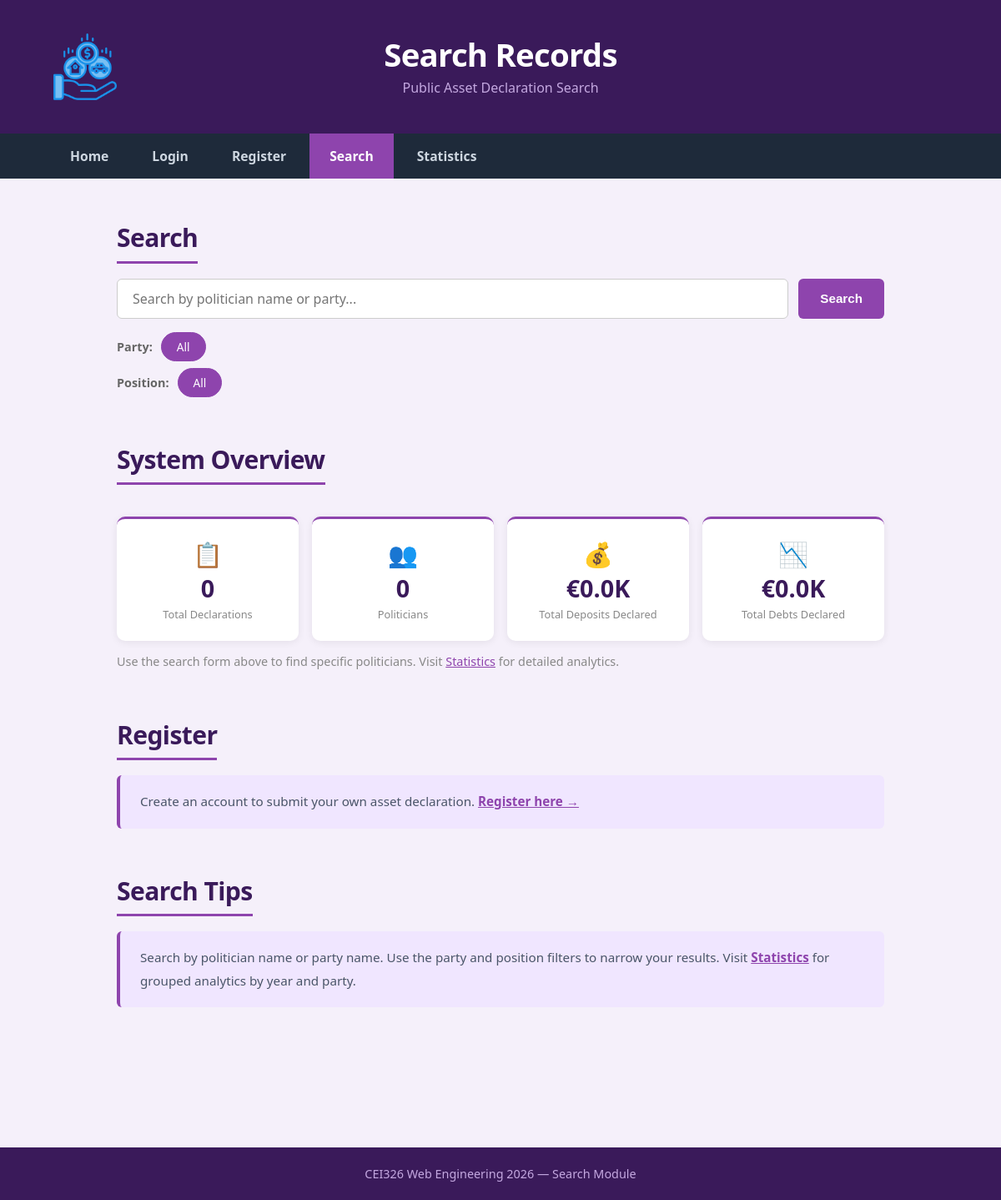
/modules/search/search_dashboard.php, run on an earlier commit of the app's database.
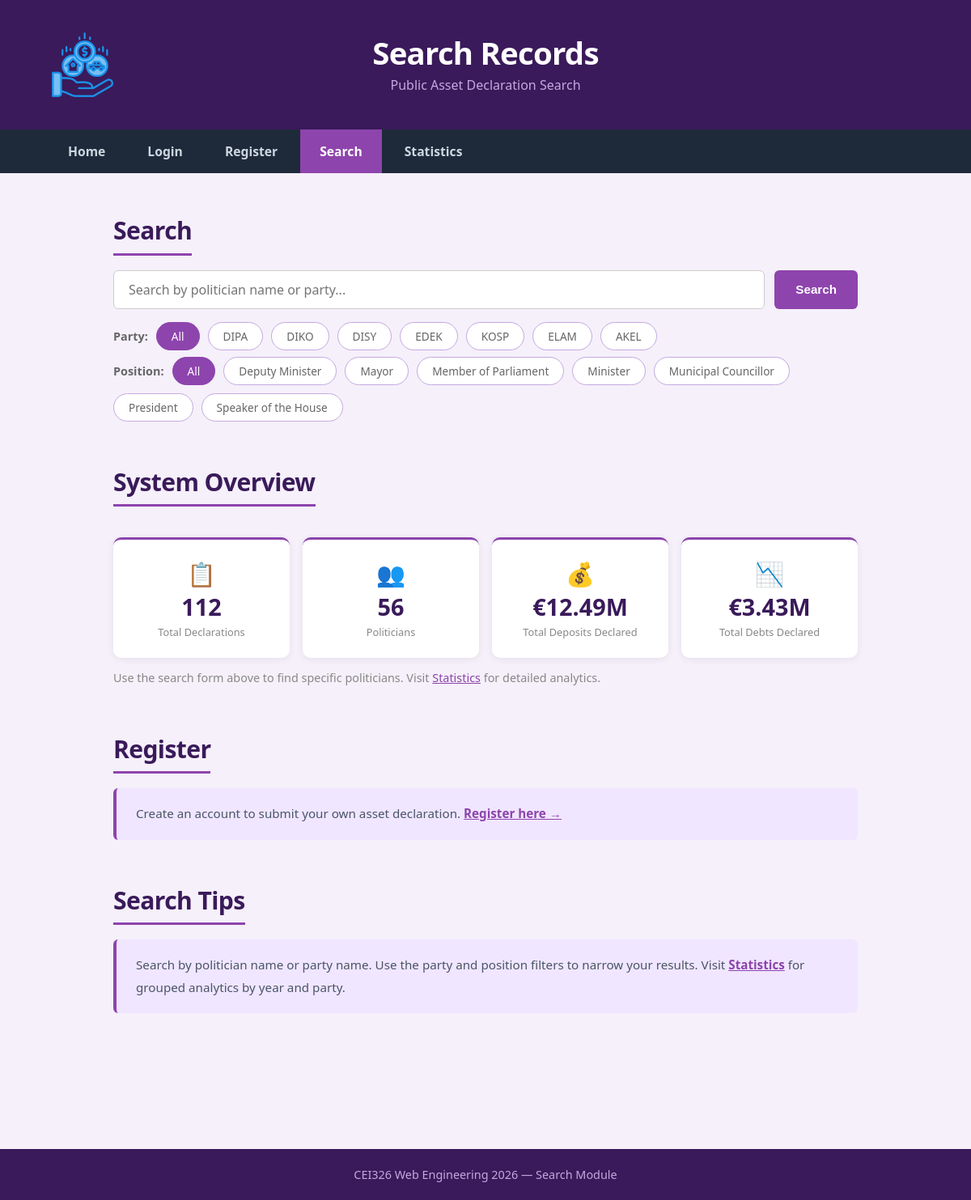
And on a later commit of the database.
### tables this page shows
CREATE TABLE IF NOT EXISTS parties (
    id INT UNSIGNED AUTO_INCREMENT PRIMARY KEY,
    name VARCHAR(120) NOT NULL UNIQUE,
    short_name VARCHAR(30) DEFAULT NULL,
    created_at DATETIME NOT NULL DEFAULT CURRENT_TIMESTAMP
);

CREATE TABLE IF NOT EXISTS positions (
    id INT UNSIGNED AUTO_INCREMENT PRIMARY KEY,
    title VARCHAR(120) NOT NULL UNIQUE,
    created_at DATETIME NOT NULL DEFAULT CURRENT_TIMESTAMP
);

### modules/search/search_dashboard.php (the view, shortened to what this page needs)
<?php
require_once '../../includes/db.php';
$isLoggedIn = isset($_SESSION['user_id']);
$isAdmin = $isLoggedIn && $_SESSION['role'] === 'admin';
$keyword = trim($_GET['keyworda'] ?? '');
$partyId = (int)($_GET['party'] ?? 0);
$posId = (int)($_GET['position'] ?? 0);
$searched = $keyword !== '' || $partyId || $posId;
$parties = $pdo->query('SELECT * FROM parties ORDER BY name')->fetchAll();
$positions = $pdo->query('SELECT * FROM positions ORDER BY title')->fetchAll();
$totalDecl = (int) $pdo->query("SELECT COUNT(*) FROM asset_declarations WHERE status='submitted'")->fetchColumn();
$totalDeposits = (float)$pdo->query("SELECT SUM(total_deposits) FROM asset_declarations WHERE status='submitted'")->fetchColumn();
$totalDebts = (float)$pdo->query("SELECT SUM(total_debts) FROM asset_declarations WHERE status='submitted'")->fetchColumn();
$totalPols = (int) $pdo->query('SELECT COUNT(*) FROM politicians')->fetchColumn();
function formatAmount(float $amount): string {
    if ($amount >= 1_000_000) {
        return '€' . number_format($amount / 1_000_000, 2) . 'M';
    }
    return '€' . number_format($amount / 1_000, 1) . 'K';
}
?>
<!DOCTYPE html>
<html lang="en">
<head>
  <link rel="stylesheet" href="style.css">
</head>
<body>
  <header id="page-header">
    <img class="header-logo" src="../../assets/images/assets.png" alt="logo" width="84" height="84">
    <div class="header-text">
      <h1>Search Records</h1>
      <p class="subtitle">Public Asset Declaration Search</p>
    </div>
  </header>
  <nav id="main-nav">
    <a href="../../index.php" class="nav-link">Home</a>
    <?php if ($isLoggedIn): ?>
      <a href="../dashboard/dashboard.php" class="nav-link">Dashboard</a>
      <?php if ($isAdmin): ?><a href="../admin/admin_dashboard.php" class="nav-link">Admin</a><?php endif; ?>
      <a href="../submit/submit_dashboard.php" class="nav-link">Submit</a>
    <?php else: ?>
      <a href="../../auth/login.php" class="nav-link">Login</a>
      <a href="../../auth/register.php" class="nav-link">Register</a>
    <?php endif; ?>
    <a href="search_dashboard.php" class="nav-link active">Search</a>
    <a href="statistics.php" class="nav-link">Statistics</a>
  </nav>
  <main>
    <section id="search-section">
      <h2>Search</h2>
      <form method="GET" action="search_dashboard.php#search-section" id="search-form">
        <div class="search-box">
          <input type="text" name="keyword" class="search-input"
                 placeholder="Search by politician name or party..."
                 value="<?= htmlspecialchars($keyword) ?>">
          <button type="submit" class="btn btn-search">Search</button>
        </div>
        <div class="filter-bar">
          <span class="filter-label">Party:</span>
          <button type="button" class="filter-btn <?= !$partyId ? 'active' : '' ?>" data-filter="party" data-value="0">All</button>
          <?php foreach ($parties as $p): ?>
            <button type="button" class="filter-btn <?= $partyId == $p['id'] ? 'active' : '' ?>"
                    data-filter="party" data-value="<?= (int)$p['id'] ?>">
              <?= htmlspecialchars($p['short_name'] ?: $p['name']) ?>
            </button>
          <?php endforeach; ?>
        </div>
        <div class="filter-bar" style="margin-top:8px;">
          <span class="filter-label">Position:</span>
          <button type="button" class="filter-btn <?= !$posId ? 'active' : '' ?>" data-filter="position" data-value="0">All</button>
          <?php foreach ($positions as $pos): ?>
            <button type="button" class="filter-btn <?= $posId == $pos['id'] ? 'active' : '' ?>"
                    data-filter="position" data-value="<?= (int)$pos['id'] ?>">
              <?= htmlspecialchars($pos['title']) ?>
            </button>
          <?php endforeach; ?>
        </div>
      </form>
    </section>
    <?php if (!$searched): ?>
    <section id="quick-stats-section">
      <h2>System Overview</h2>
      <div class="stats-overview-grid">
        <div class="stats-card"><span class="stats-icon">📋</span><p class="stats-number"><?= $totalDecl ?></p><p class="stats-label">Total Declarations</p></div>
        <div class="stats-card"><span class="stats-icon">👥</span><p class="stats-number"><?= $totalPols ?></p><p class="stats-label">Politicians</p></div>
        <div class="stats-card"><span class="stats-icon">💰</span><p class="stats-number"><?= formatAmount($totalDeposits) ?></p><p class="stats-label">Total Deposits Declared</p></div>
        <div class="stats-card"><span class="stats-icon">📉</span><p class="stats-number"><?= formatAmount($totalDebts) ?></p><p class="stats-label">Total Debts Declared</p></div>
      </div>
      <p style="margin-top:12px;font-size:0.9rem;color:#888;">Use the search form above to find specific politicians. Visit <a href="statistics.php" style="color:#8e44ad;">Statistics</a> for detailed analytics.</p>
    </section>
    <?php endif; ?>
    <?php if (!$isLoggedIn): ?>
    <section id="register-section">
      <h2>Register</h2>
      <div class="tips-panel">
        <p>Create an account to submit your own asset declaration. <a href="../../auth/register.php" style="color:#8e44ad;font-weight:700;">Register here →</a></p>
      </div>
    </section>
    <?php endif; ?>
    <section id="tips-section">
      <h2>Search Tips</h2>
      <div class="tips-panel">
        <p>Search by politician name or party name. Use the party and position filters to narrow your results. Visit <a href="statistics.php" style="color:#8e44ad;font-weight:700;">Statistics</a> for grouped analytics by year and party.</p>
      </div>
    </section>
  </main>
  <footer id="page-footer"><p>CEI326 Web Engineering 2026 &mdash; Search Module</p></footer>
</body>
</html>

### modules/search/style.css (style rules this page uses)
* { margin: 0; padding: 0; box-sizing: border-box; }
html, body { height: 100%; margin: 0; }
body { font-family: 'Segoe UI', Tahoma, Geneva, Verdana, sans-serif; background-color: #f5f0fa; color: #2c3e50; display: flex; flex-direction: column; min-height: 100vh; }
#page-header { background-color: #3a1a5a; color: #ffffff; padding: 38px 60px; display: flex; align-items: center; position: relative; }
#page-header .header-text { position: absolute; left: 50%; transform: translateX(-50%); text-align: center; }
#page-header h1 { font-size: 2.4rem; line-height: 1.15; margin-bottom: 6px; letter-spacing: -0.02em; }
#page-header .subtitle { font-size: 1rem; line-height: 1.5; color: #c4a8e0; }
#main-nav { background-color: #1e2a3a; display: flex; align-items: center; padding: 0 60px; gap: 4px; }
#main-nav .nav-link { display: inline-block; color: #cdd6e0; text-decoration: none; padding: 16px 24px; font-size: 0.98rem; font-weight: 600; transition: background-color 0.2s, color 0.2s; }
#main-nav .nav-link.active { background-color: #8e44ad; color: #ffffff; }
main { flex: 1; max-width: 1000px; margin: 52px auto; padding: 0 40px; }
main section { margin-bottom: 56px; }
main section h2 { font-size: 1.88rem; line-height: 1.25; color: #3a1a5a; margin-bottom: 18px; padding-bottom: 9px; border-bottom: 3px solid #8e44ad; display: inline-block; letter-spacing: -0.02em; }
main section p { font-size: 1rem; line-height: 1.8; color: #4a5568; margin-top: 8px; }
.search-box { display: flex; gap: 12px; margin-bottom: 16px; }
.search-input { flex: 1; padding: 12px 18px; border: 1px solid #ccc; border-radius: 6px; font-size: 1rem; font-family: inherit; color: #333; transition: border-color 0.2s, box-shadow 0.2s; }
.filter-bar { display: flex; align-items: center; gap: 10px; flex-wrap: wrap; }
.filter-label { font-size: 0.9rem; color: #666; font-weight: 600; }
.filter-btn { padding: 7px 18px; border: 1px solid #c4a8e0; border-radius: 20px; background-color: #ffffff; color: #666; font-size: 0.85rem; font-family: inherit; cursor: pointer; transition: background-color 0.2s, color 0.2s, border-color 0.2s; }
.filter-btn.active { background-color: #8e44ad; color: #ffffff; border-color: #8e44ad; }
.btn { display: inline-block; padding: 11px 26px; border-radius: 6px; font-size: 0.95rem; font-weight: 600; cursor: pointer; border: none; text-decoration: none; transition: background-color 0.2s, transform 0.15s; }
.btn-search { background-color: #8e44ad; color: #ffffff; }
.tips-panel { background-color: #f0e6ff; border-left: 4px solid #8e44ad; border-radius: 6px; padding: 18px 24px; }
.tips-panel p { font-size: 0.95rem; color: #4a5568; margin-top: 0; }
#page-footer { background-color: #3a1a5a; color: #c4a8e0; text-align: center; padding: 22px 40px; margin-top: 60px; font-size: 0.9rem; }
.stats-overview-grid { display: grid; grid-template-columns: repeat(auto-fit, minmax(160px, 1fr)); gap: 16px; margin-top: 20px; }
.stats-card { background-color: #ffffff; border-radius: 10px; padding: 22px 18px; text-align: center; box-shadow: 0 2px 10px rgba(0,0,0,0.07); border-top: 3px solid #8e44ad; transition: box-shadow 0.2s, transform 0.2s; }
.stats-icon { font-size: 1.8rem; display: block; margin-bottom: 8px; }
.stats-number { font-size: 1.8rem; font-weight: 700; color: #3a1a5a; line-height: 1; margin-bottom: 4px; }
.stats-label { font-size: 0.8rem; color: #888; line-height: 1.4; }

What changed in the data, as far as the page shows it:
added parties: $p['id'] 5 (drawn), short_name "DIPA"
added parties: $p['id'] 3 (drawn), short_name "DIKO"
added parties: $p['id'] 1 (drawn), short_name "DISY"
added parties: $p['id'] 4 (drawn), short_name "EDEK"
added parties: $p['id'] 7 (drawn), short_name "KOSP"
added parties: $p['id'] 6 (drawn), short_name "ELAM"
added parties: $p['id'] 2 (drawn), short_name "AKEL"
added positions: $pos['id'] 6 (drawn), title "Deputy Minister"
added positions: $pos['id'] 4 (drawn), title "Mayor"
added positions: $pos['id'] 1 (drawn), title "Member of Parliament"
added positions: $pos['id'] 2 (drawn), title "Minister"
added positions: $pos['id'] 5 (drawn), title "Municipal Councillor"
added positions: $pos['id'] 3 (drawn), title "President"
added positions: $pos['id'] 7 (drawn), title "Speaker of the House"
Also different on the page:
$totalDecl: "0" → "112"
$totalPols: "0" → "56"
formatAmount($totalDeposits): "€0.0K" → "€12.49M"
formatAmount($totalDebts): "€0.0K" → "€3.43M"
